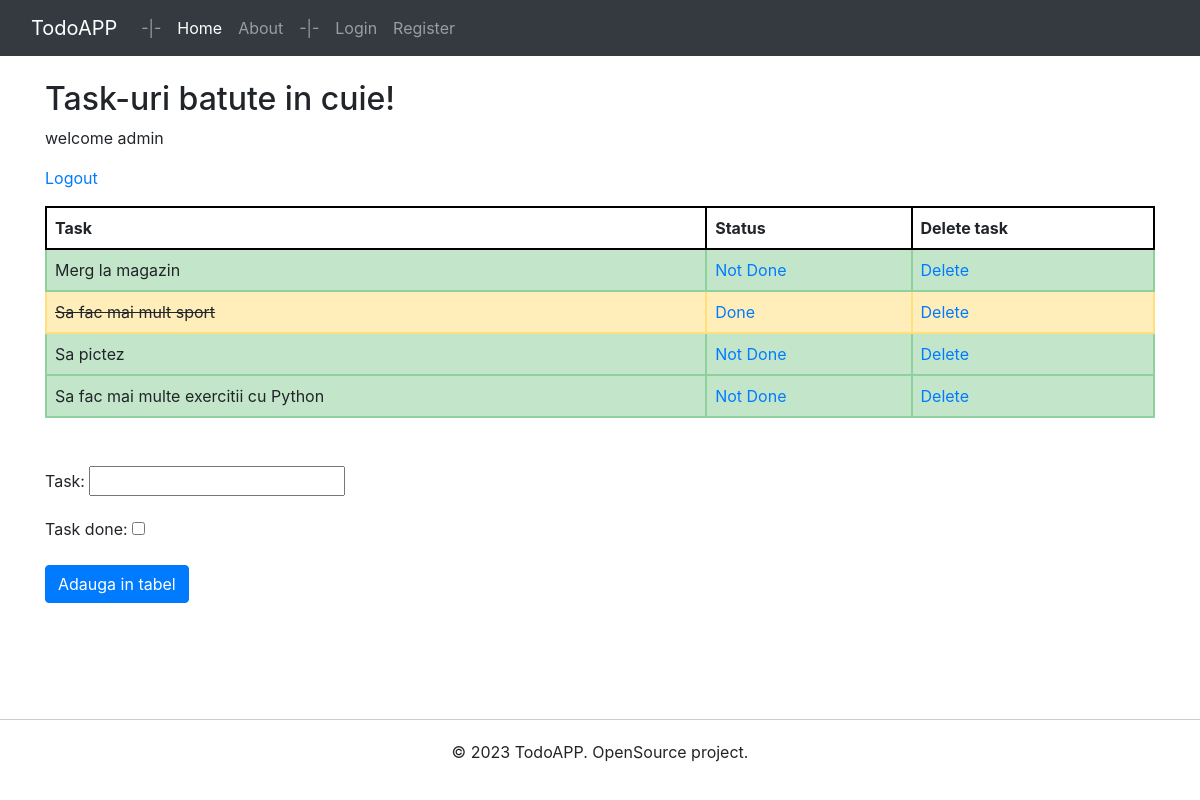
/home/ (signed in), run on an earlier commit of the app's database.
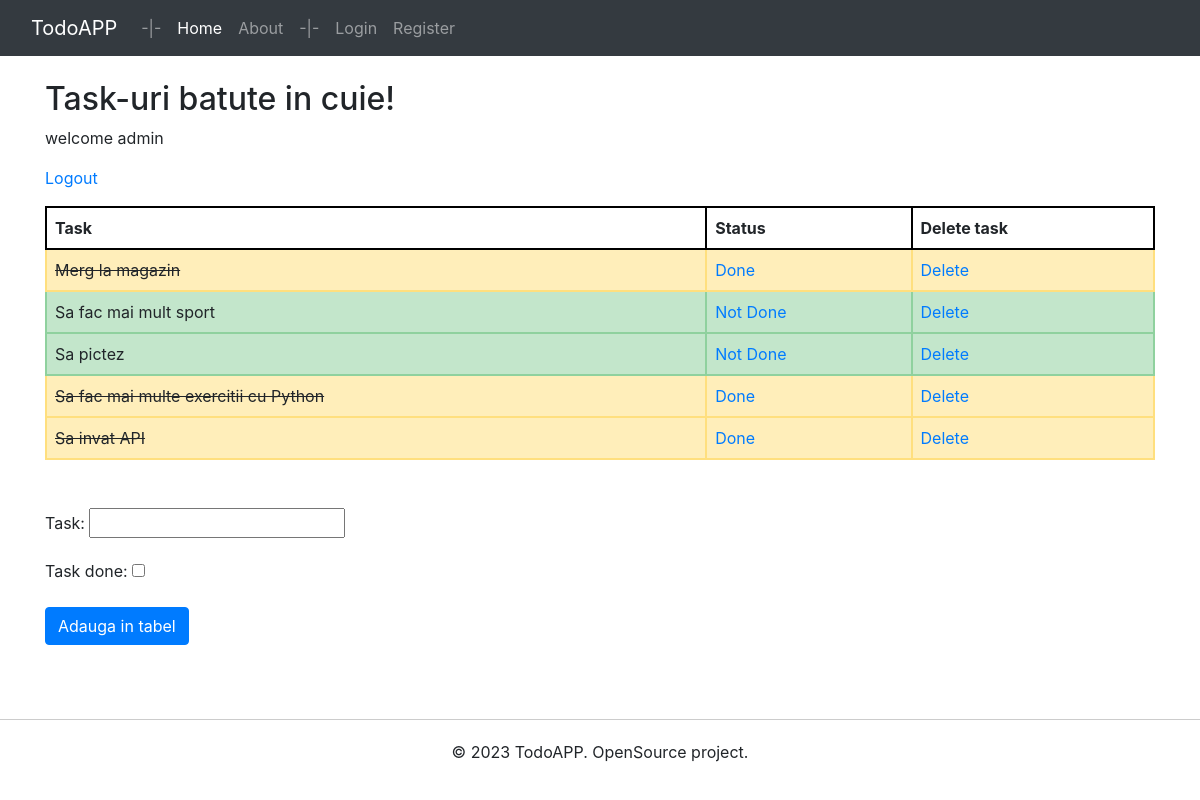
And on a later commit of the database.
### todoapp/models.py (models this page shows, shortened)
class Tasks(models.Model):
    task = models.CharField(max_length=100)
    task_done = models.BooleanField(default=False)

### todoapp/views.py (the view)
# urls.py: 2. Add a URL to urlpatterns:  path('', views.home, name='home')
def home(request):
    if request.method == 'POST':
        form = TasksForm(request.POST or None)
        if form.is_valid():
            form.save()
            form = TasksForm()
            tasks = Tasks.objects.all()
            context = {'form': form, 'tasks': tasks}
            return render(request, 'todoapp/home.html', context)
    else:
        form = TasksForm()
        tasks = Tasks.objects.all()
        context = {'form': form, 'tasks': tasks}
        return render(request, 'todoapp/home.html', context)

### todoapp/forms.py
class TasksForm(forms.ModelForm):
    class Meta:
        model = Tasks
        fields = ['task', 'task_done']

### todoapp/templates/todoapp/home.html (shortened to what this page needs)
{% extends 'todoapp/base.html' %}
{% block content %}
  <h2> Task-uri batute in cuie! </h2>
    {% if user.is_authenticated %}
    <p>welcome {{ user.username }}</p>
    <p><a href="/logout">Logout</a></p>
        <table style="width:100%">
          <thead>
          <tr>
            <th>Task</th>
            <th>Status</th>
            <th>Delete task</th>
          </tr>
        </thead>
        <tbody>
             {% if tasks %}
                  {% for task in tasks %}
                      {% if task.task_done %}
                          <tr class="table-warning">
                              <td class="linethrough">{{ task.task }}</td>
                              <td><a href="{% url 'change_status' task.id %}">Done</a></td>
                              <td><a href="{% url 'delete' task.id %}">Delete</a></td>
                          </tr>
                      {% else %}
                          <tr class="table-success">
                              <td>{{ task.task }}</td>
                              <td><a href="{% url 'change_status' task.id %}">Not Done</a></td>
                              <td><a href="{% url 'delete' task.id %}">Delete</a></td>
                          </tr>
                      {% endif %}
                  {% endfor %}
              {% endif %}
        </tbody>
        </table>
        <br>
        <br>
      <form method="POST">
        {{ form.as_p }}
        <button type="submit" class="btn btn-primary">Adauga in tabel</button>
      </form>
    {% else %}
        <p><a href="/login">Login</a></p>
        <p><a href="/register">Signup</a></p>
    {% endif %}
{% endblock %}

### todoapp/templates/todoapp/base.html (shortened to what this page needs)
{% load static %}
<!DOCTYPE html>
<html lang="en">
<head>
    <link href="{% static 'css/style.css' %}" rel="stylesheet">
    <link rel="stylesheet" href="https://cdn.jsdelivr.net/npm/bootstrap@4.4.1/dist/css/bootstrap.min.css">
</head>
<body>
    <nav class="navbar navbar-expand-lg navbar-dark bg-dark">
      <div class="container-fluid">
    <a class="navbar-brand" href="/">TodoAPP</a>
    <div class="collapse navbar-collapse" id="navbarNavAltMarkup">
      <div class="navbar-nav">
        <a class="nav-link" href="">-|-</a>
        <a class="nav-link active" aria-current="page" href="/">Home</a>
        <a class="nav-link" href="/about">About</a>
        <a class="nav-link" href="">-|-</a>
        <a class="nav-link" href="/login">Login</a>
        <a class="nav-link" href="/register">Register</a>
      </div>
    </div>
      </div>
    </nav>
    <br>
<div class="container">
    {% block content %}
    {% endblock %}
</div>
<footer class="footer">
  <div class="container">
    <p>© 2023 TodoAPP. OpenSource project.</p>
  </div>
</footer>
</body>
</html>

### todoapp/static/css/style.css (style rules this page uses)
table th { border: 2px solid black; padding: 8px; text-align: left; }
table td { border: 2px solid black; padding: 8px; text-align: left; }
.footer { position: fixed; left: 0; bottom: 0; width: 100%; padding: 20px; text-align: center; border-top: 1px solid #ccc; }
.linethrough { text-decoration: line-through; }

What changed in the data, as far as the page shows it:
changed Tasks "Merg la magazin": task_done "Not Done" → "Done"
changed Tasks "Sa fac mai mult sport": task_done "Done" → "Not Done"
changed Tasks "Sa fac mai multe exercitii cu Python": task_done "Not Done" → "Done"
added Tasks: task "Sa invat API"
